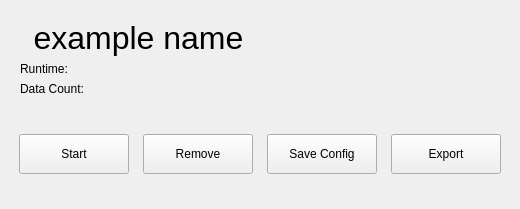
<?xml version="1.0" encoding="UTF-8"?>
<ui version="4.0">
 <class>AlgoStatusWidget</class>
 <widget class="QWidget" name="AlgoStatusWidget">
  <property name="geometry">
   <rect>
    <x>0</x>
    <y>0</y>
    <width>520</width>
    <height>209</height>
   </rect>
  </property>
  <property name="sizePolicy">
   <sizepolicy hsizetype="Preferred" vsizetype="Preferred">
    <horstretch>0</horstretch>
    <verstretch>0</verstretch>
   </sizepolicy>
  </property>
  <property name="maximumSize">
   <size>
    <width>520</width>
    <height>209</height>
   </size>
  </property>
  <property name="windowTitle">
   <string>Algo Status Widget</string>
  </property>
  <property name="styleSheet">
   <string notr="true"/>
  </property>
  <layout class="QVBoxLayout" name="verticalLayout_3">
   <item>
    <widget class="QWidget" name="widget_4" native="true">
     <layout class="QHBoxLayout" name="horizontalLayout_2">
      <item>
       <widget class="QWidget" name="widget_3" native="true">
        <layout class="QVBoxLayout" name="verticalLayout_2">
         <property name="leftMargin">
          <number>0</number>
         </property>
         <property name="topMargin">
          <number>0</number>
         </property>
         <property name="rightMargin">
          <number>0</number>
         </property>
         <property name="bottomMargin">
          <number>0</number>
         </property>
         <item>
          <widget class="QLabel" name="name_label">
           <property name="sizePolicy">
            <sizepolicy hsizetype="Preferred" vsizetype="Preferred">
             <horstretch>0</horstretch>
             <verstretch>2</verstretch>
            </sizepolicy>
           </property>
           <property name="font">
            <font>
             <pointsize>24</pointsize>
            </font>
           </property>
           <property name="text">
            <string>example name</string>
           </property>
           <property name="alignment">
            <set>Qt::AlignCenter</set>
           </property>
          </widget>
         </item>
         <item>
          <widget class="QWidget" name="runtimeBox" native="true">
           <property name="sizePolicy">
            <sizepolicy hsizetype="Preferred" vsizetype="Preferred">
             <horstretch>0</horstretch>
             <verstretch>1</verstretch>
            </sizepolicy>
           </property>
           <layout class="QHBoxLayout" name="horizontalLayout">
            <property name="leftMargin">
             <number>0</number>
            </property>
            <property name="topMargin">
             <number>0</number>
            </property>
            <property name="rightMargin">
             <number>0</number>
            </property>
            <property name="bottomMargin">
             <number>0</number>
            </property>
            <item>
             <widget class="QLabel" name="runtime_label">
              <property name="text">
               <string>Runtime:</string>
              </property>
             </widget>
            </item>
            <item>
             <widget class="QLabel" name="runtime_value">
              <property name="text">
               <string/>
              </property>
             </widget>
            </item>
           </layout>
          </widget>
         </item>
         <item>
          <widget class="QWidget" name="feedLengthBox" native="true">
           <property name="sizePolicy">
            <sizepolicy hsizetype="Preferred" vsizetype="Preferred">
             <horstretch>0</horstretch>
             <verstretch>1</verstretch>
            </sizepolicy>
           </property>
           <layout class="QHBoxLayout" name="horizontalLayout_5">
            <property name="leftMargin">
             <number>0</number>
            </property>
            <property name="topMargin">
             <number>0</number>
            </property>
            <property name="rightMargin">
             <number>0</number>
            </property>
            <property name="bottomMargin">
             <number>0</number>
            </property>
            <item>
             <widget class="QLabel" name="data_count_label">
              <property name="sizePolicy">
               <sizepolicy hsizetype="Preferred" vsizetype="Preferred">
                <horstretch>0</horstretch>
                <verstretch>0</verstretch>
               </sizepolicy>
              </property>
              <property name="text">
               <string>Data Count:</string>
              </property>
             </widget>
            </item>
            <item>
             <widget class="QLabel" name="data_count_value">
              <property name="text">
               <string/>
              </property>
             </widget>
            </item>
           </layout>
          </widget>
         </item>
        </layout>
       </widget>
      </item>
      <item>
       <widget class="QLabel" name="status_label">
        <property name="sizePolicy">
         <sizepolicy hsizetype="Preferred" vsizetype="Preferred">
          <horstretch>0</horstretch>
          <verstretch>3</verstretch>
         </sizepolicy>
        </property>
        <property name="autoFillBackground">
         <bool>true</bool>
        </property>
        <property name="styleSheet">
         <string notr="true"/>
        </property>
        <property name="text">
         <string/>
        </property>
        <property name="alignment">
         <set>Qt::AlignCenter</set>
        </property>
       </widget>
      </item>
     </layout>
    </widget>
   </item>
   <item>
    <widget class="QWidget" name="widget" native="true">
     <layout class="QHBoxLayout" name="horizontalLayout_3">
      <property name="leftMargin">
       <number>0</number>
      </property>
      <property name="topMargin">
       <number>0</number>
      </property>
      <property name="rightMargin">
       <number>0</number>
      </property>
      <property name="bottomMargin">
       <number>0</number>
      </property>
      <item>
       <widget class="QPushButton" name="start_button">
        <property name="sizePolicy">
         <sizepolicy hsizetype="Fixed" vsizetype="Fixed">
          <horstretch>0</horstretch>
          <verstretch>0</verstretch>
         </sizepolicy>
        </property>
        <property name="minimumSize">
         <size>
          <width>110</width>
          <height>40</height>
         </size>
        </property>
        <property name="maximumSize">
         <size>
          <width>110</width>
          <height>40</height>
         </size>
        </property>
        <property name="text">
         <string>Start</string>
        </property>
       </widget>
      </item>
      <item>
       <widget class="QPushButton" name="remove_button">
        <property name="sizePolicy">
         <sizepolicy hsizetype="Fixed" vsizetype="Fixed">
          <horstretch>0</horstretch>
          <verstretch>0</verstretch>
         </sizepolicy>
        </property>
        <property name="minimumSize">
         <size>
          <width>110</width>
          <height>40</height>
         </size>
        </property>
        <property name="maximumSize">
         <size>
          <width>110</width>
          <height>40</height>
         </size>
        </property>
        <property name="text">
         <string>Remove</string>
        </property>
       </widget>
      </item>
      <item>
       <widget class="QPushButton" name="save_button">
        <property name="sizePolicy">
         <sizepolicy hsizetype="Maximum" vsizetype="Fixed">
          <horstretch>0</horstretch>
          <verstretch>0</verstretch>
         </sizepolicy>
        </property>
        <property name="minimumSize">
         <size>
          <width>110</width>
          <height>40</height>
         </size>
        </property>
        <property name="maximumSize">
         <size>
          <width>110</width>
          <height>40</height>
         </size>
        </property>
        <property name="text">
         <string>Save Config</string>
        </property>
       </widget>
      </item>
      <item>
       <widget class="QPushButton" name="export_button">
        <property name="sizePolicy">
         <sizepolicy hsizetype="Maximum" vsizetype="Fixed">
          <horstretch>0</horstretch>
          <verstretch>0</verstretch>
         </sizepolicy>
        </property>
        <property name="minimumSize">
         <size>
          <width>110</width>
          <height>40</height>
         </size>
        </property>
        <property name="maximumSize">
         <size>
          <width>110</width>
          <height>40</height>
         </size>
        </property>
        <property name="text">
         <string>Export</string>
        </property>
       </widget>
      </item>
     </layout>
    </widget>
   </item>
  </layout>
 </widget>
 <resources/>
 <connections/>
</ui>
